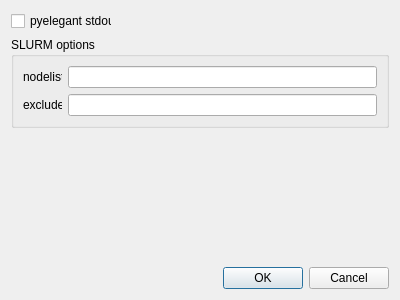
<?xml version="1.0" encoding="UTF-8"?>
<ui version="4.0">
 <class>Dialog</class>
 <widget class="QDialog" name="Dialog">
  <property name="geometry">
   <rect>
    <x>0</x>
    <y>0</y>
    <width>400</width>
    <height>300</height>
   </rect>
  </property>
  <property name="windowTitle">
   <string>Global Options</string>
  </property>
  <layout class="QVBoxLayout" name="verticalLayout_2">
   <item>
    <layout class="QHBoxLayout" name="horizontalLayout_3">
     <item>
      <widget class="QCheckBox" name="checkBox_pyelegant_stdout">
       <property name="maximumSize">
        <size>
         <width>101</width>
         <height>16777215</height>
        </size>
       </property>
       <property name="text">
        <string>pyelegant stdout</string>
       </property>
      </widget>
     </item>
     <item>
      <spacer name="horizontalSpacer">
       <property name="orientation">
        <enum>Qt::Horizontal</enum>
       </property>
       <property name="sizeHint" stdset="0">
        <size>
         <width>40</width>
         <height>20</height>
        </size>
       </property>
      </spacer>
     </item>
    </layout>
   </item>
   <item>
    <widget class="QGroupBox" name="groupBox">
     <property name="title">
      <string>SLURM options</string>
     </property>
     <layout class="QVBoxLayout" name="verticalLayout">
      <item>
       <layout class="QHBoxLayout" name="horizontalLayout">
        <item>
         <widget class="QLabel" name="label">
          <property name="minimumSize">
           <size>
            <width>39</width>
            <height>0</height>
           </size>
          </property>
          <property name="maximumSize">
           <size>
            <width>39</width>
            <height>16777215</height>
           </size>
          </property>
          <property name="text">
           <string>nodelist:</string>
          </property>
         </widget>
        </item>
        <item>
         <widget class="QLineEdit" name="lineEdit_nodelist"/>
        </item>
       </layout>
      </item>
      <item>
       <layout class="QHBoxLayout" name="horizontalLayout_2">
        <item>
         <widget class="QLabel" name="label_2">
          <property name="minimumSize">
           <size>
            <width>39</width>
            <height>0</height>
           </size>
          </property>
          <property name="maximumSize">
           <size>
            <width>39</width>
            <height>16777215</height>
           </size>
          </property>
          <property name="text">
           <string>exclude:</string>
          </property>
         </widget>
        </item>
        <item>
         <widget class="QLineEdit" name="lineEdit_exclude"/>
        </item>
       </layout>
      </item>
     </layout>
    </widget>
   </item>
   <item>
    <spacer name="verticalSpacer">
     <property name="orientation">
      <enum>Qt::Vertical</enum>
     </property>
     <property name="sizeHint" stdset="0">
      <size>
       <width>20</width>
       <height>144</height>
      </size>
     </property>
    </spacer>
   </item>
   <item>
    <widget class="QDialogButtonBox" name="buttonBox">
     <property name="orientation">
      <enum>Qt::Horizontal</enum>
     </property>
     <property name="standardButtons">
      <set>QDialogButtonBox::Cancel|QDialogButtonBox::Ok</set>
     </property>
    </widget>
   </item>
  </layout>
 </widget>
 <resources/>
 <connections>
  <connection>
   <sender>buttonBox</sender>
   <signal>accepted()</signal>
   <receiver>Dialog</receiver>
   <slot>accept()</slot>
   <hints>
    <hint type="sourcelabel">
     <x>248</x>
     <y>254</y>
    </hint>
    <hint type="destinationlabel">
     <x>157</x>
     <y>274</y>
    </hint>
   </hints>
  </connection>
  <connection>
   <sender>buttonBox</sender>
   <signal>rejected()</signal>
   <receiver>Dialog</receiver>
   <slot>reject()</slot>
   <hints>
    <hint type="sourcelabel">
     <x>316</x>
     <y>260</y>
    </hint>
    <hint type="destinationlabel">
     <x>286</x>
     <y>274</y>
    </hint>
   </hints>
  </connection>
 </connections>
</ui>
